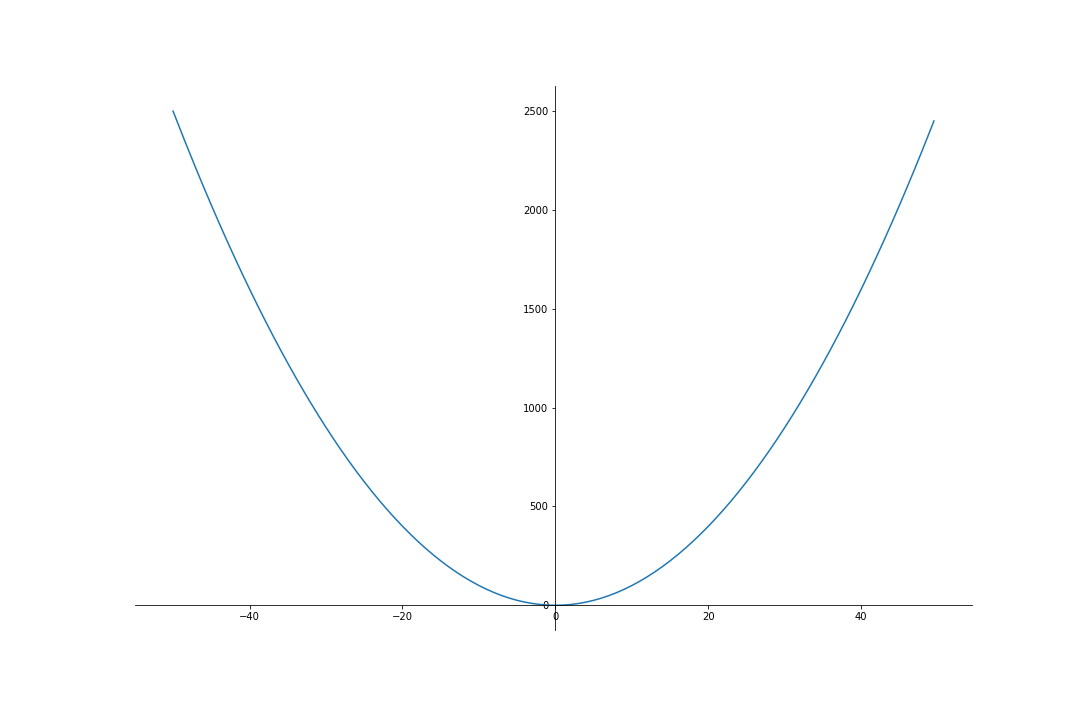
#> input picture 2542-1.png, 1080 x 720 px
$ python get_scale.py
#> lines starting #> are read from the running program, lines starting #| are printed output that depends on the picture; after the words box and inside, x2 and y2 are one past the last pixel; in counts of white or black regions, pixels touching at a corner belong together
import cv2, copy
import pytesseract
from PIL import Image
import numpy as np
file = '2542-1.png'
img = cv2.imread(file)
#> img is the input picture: shape (720, 1080, 3); mean B, G, R 254.3, 254.1, 253.9
safari = cv2.cvtColor(img,cv2.COLOR_BGR2GRAY)
flag, thresh = cv2.threshold(safari, 0, 255, cv2.THRESH_OTSU)
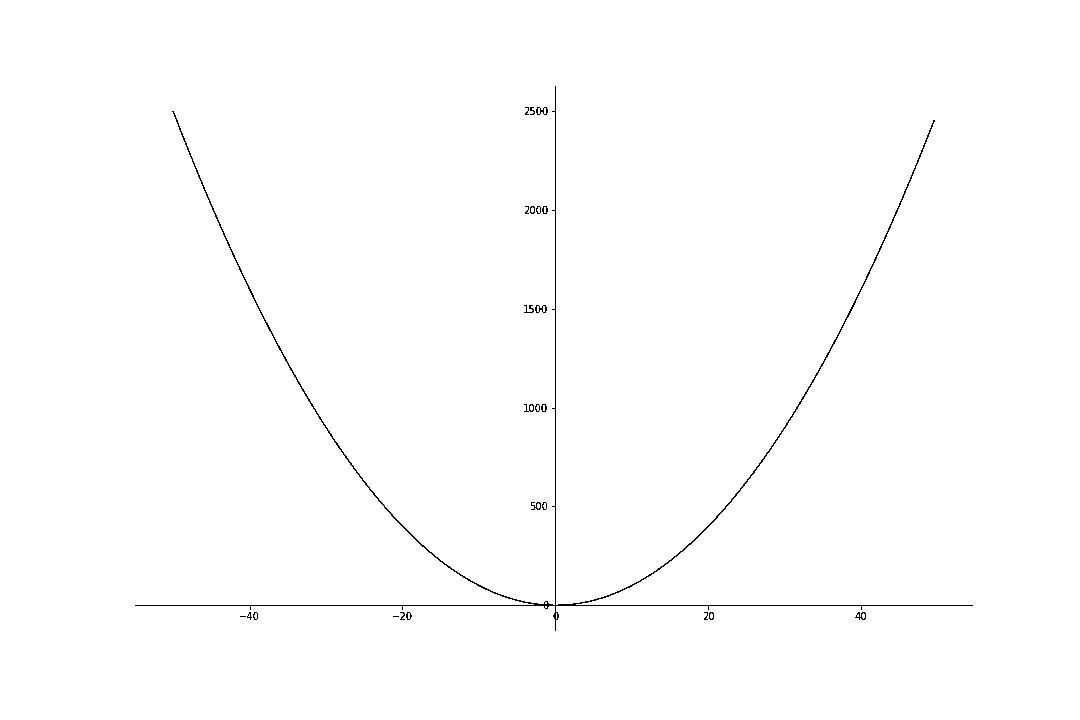
#> thresh: shape (720, 1080); 99.5% white; black in thin lines or dots, all inside (x1, y1, x2, y2) = (135, 86, 973, 631)
#> flag = 172
# element = cv2.getStructuringElement(cv2.MORPH_CROSS, (3, 3))
# thresh = cv2.erode(thresh, element)
edges = cv2.Canny(thresh, 50, 190)
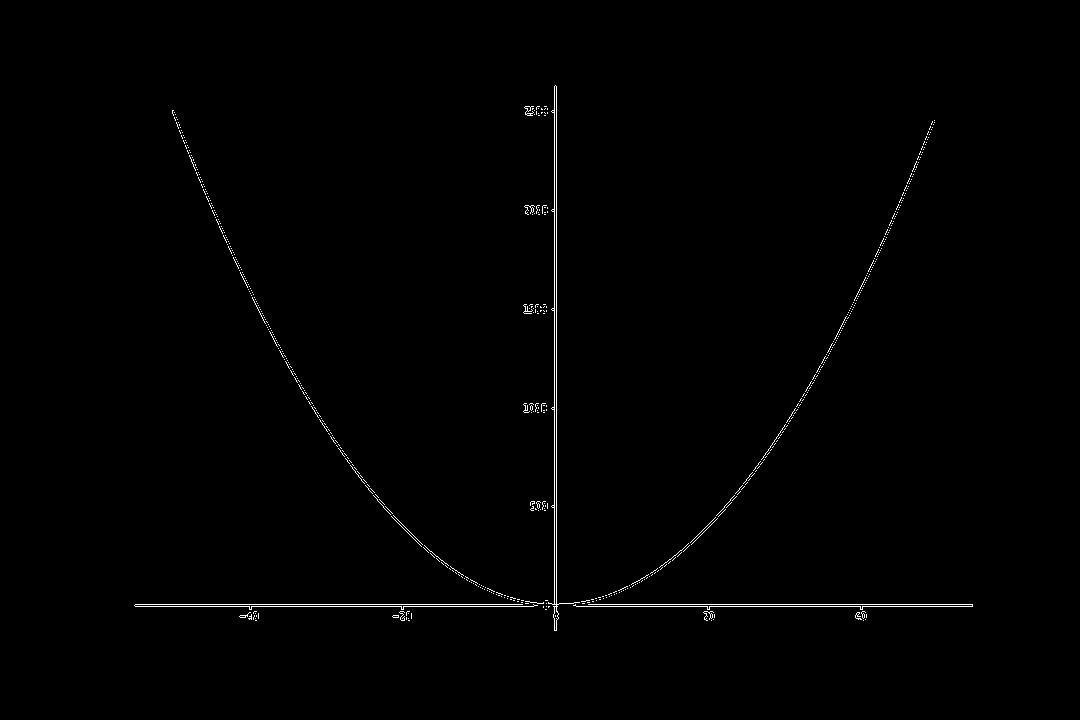
#> edges: shape (720, 1080); 0.63% white in thin lines or dots, all inside (x1, y1, x2, y2) = (134, 85, 973, 631)
minLineLength = 100
maxLineGap = 200
lino = []
# cv2.imshow("origin", safari)
# cv2.imshow("thresh", thresh)
# cv2.imshow("edge", edges)
lines = cv2.HoughLinesP(edges, 1, np.pi/180, 275, minLineLength, maxLineGap).tolist() # top
#> lines = [[[588, 604, 972, 604]], [[554, 604, 554, 86]], [[556, 605, 556, 86]]]
left, bottom = None, None
def check_orientation(coords):
    if coords[0] == coords[2]:
        return 0 # vertical
    if coords[1] == coords[3]:
        return 1 # horizontal
    return 2 # slant or otherwise

for enum, line in enumerate(lines, start=1):
    line = line[0]
    orit = check_orientation(line)
    if not orit: # vertical
        if not left: left = line
        elif (line[0] < left[0]):
            left = line
    elif orit == 1:
        if not bottom: bottom = line
        elif (line[1] > bottom[1]):
            bottom = line
#> this loop made 3 passes
#> (orit, bottom) on pass 1: (1, [588, 604, 972, 604])
#> (orit, left) on pass 2: (0, [554, 604, 554, 86])

def process_coord(coord, inclusive=True): # for PIL image processing
    new_tup = (coord[0]-inclusive, coord[3]-inclusive, coord[2]+inclusive, coord[1]+inclusive)
    return new_tup

def process_scales(et, axis): # extracted  text
    splt = [int(i.rstrip('-')) for i in et.split('\n') if i]
    if  len(splt) == 1:
        raise ValueError
    else:
        if axis == "x":
            return min([-j for j in [splt[i-1]-splt[i] for i in  range(1, len(splt))]])
        elif axis == "y":
            return min([splt[i-1]-splt[i] for i in  range(1, len(splt))])


enum = 1
print(left, bottom)
#| [554, 604, 554, 86] [588, 604, 972, 604]
for x1, y1, x2, y2 in (left, bottom):
    img = cv2.imread(file)
    kx = Image.fromarray(img)
    if enum == 1: # left
        kp = kx.crop(process_coord([0, y1, x2, y2], inclusive=False))
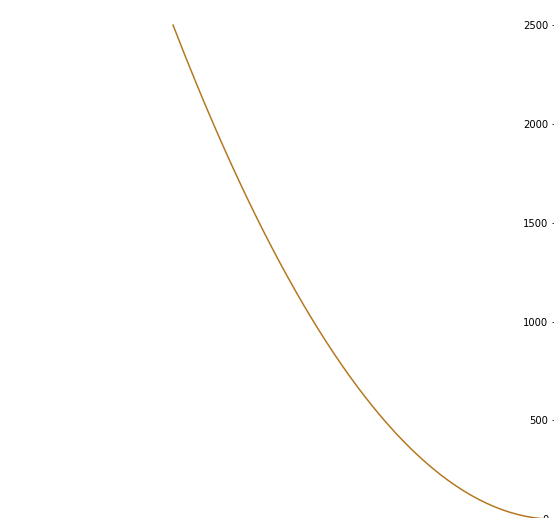
#> kp: PIL image 554x518 RGB; mean R, G, B 254.5, 254.3, 254
        kp = kp.resize((i*3 for i in kp.size))
#> kp: PIL image 1662x1554 RGB
        kp.show()
#> (the run stopped early here; a loop or call above may not have finished)
